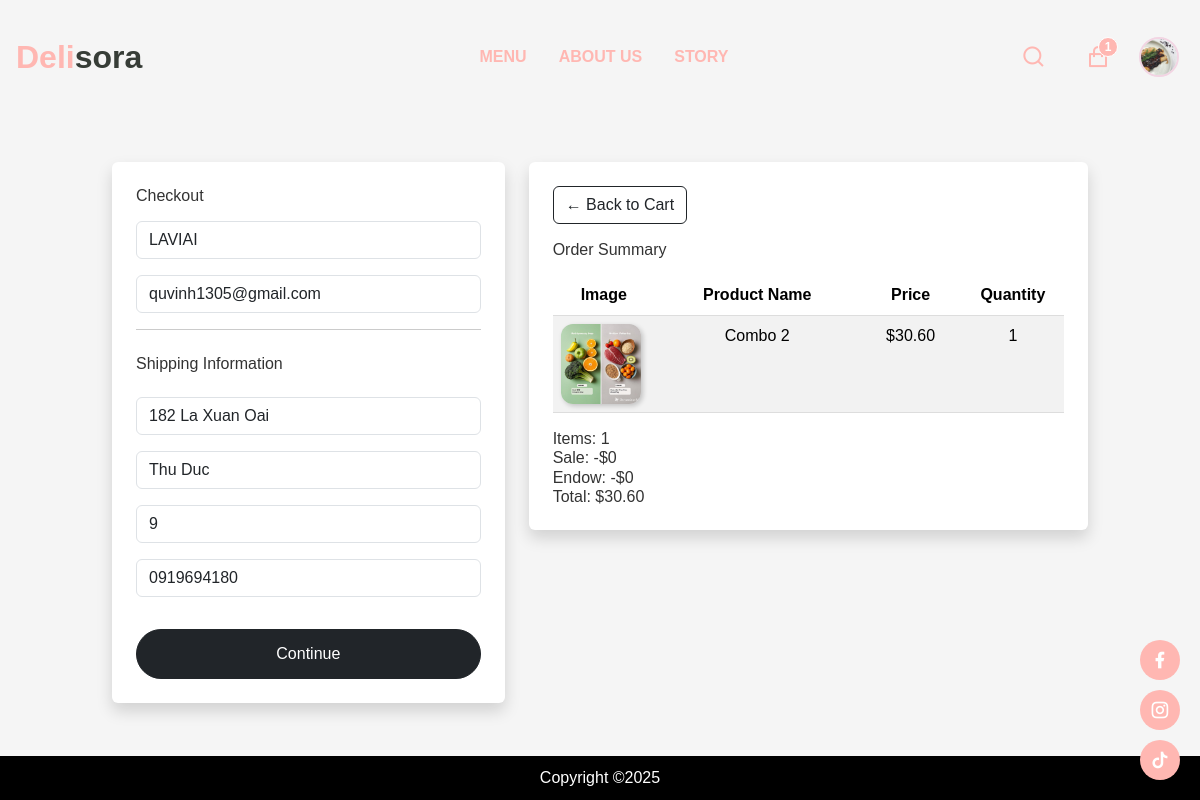
/checkout/ (signed in), run on an earlier commit of the app's database.
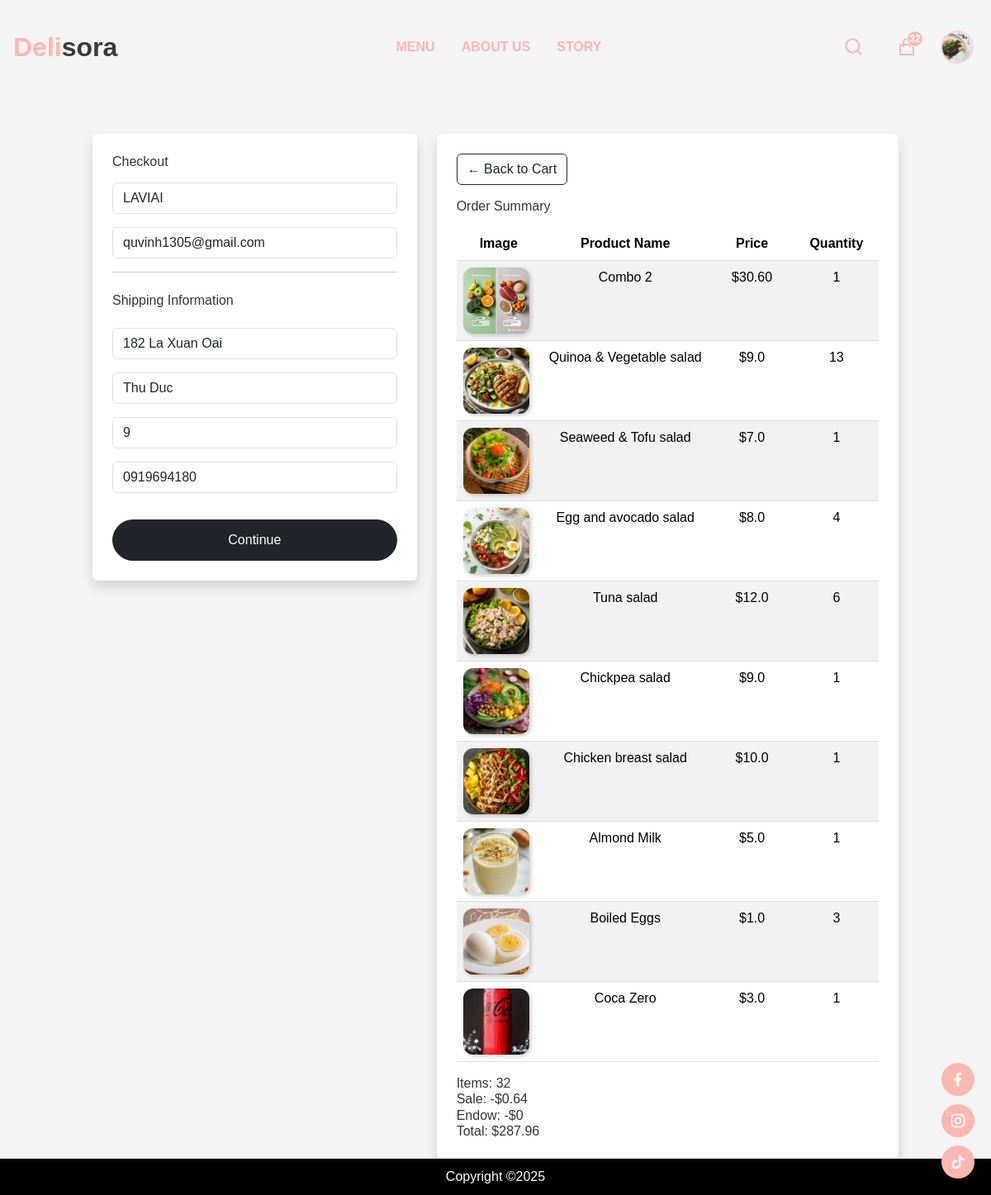
And on a later commit of the database.
### app/models.py (models this page shows, shortened)
class OrderItem(models.Model):
    product = models.ForeignKey(Product, on_delete=models.SET_NULL, blank=True, null=True)
    combo = models.ForeignKey(Combo, on_delete=models.SET_NULL, blank=True, null=True, related_name="order_items")
    order = models.ForeignKey(Order, on_delete=models.SET_NULL, blank=True, null=True)
    quantity = models.IntegerField(default=0, blank=True, null=True)
    date_added = models.DateTimeField(auto_now_add=True)
    @property
    def get_total(self):
        if self.combo:
            return self.combo.get_combo_price * self.quantity
        elif self.product:
            return self.product.final_price * self.quantity
        return 0

class BaseProduct(models.Model):
    name = models.CharField(max_length=200, null=True)
    image = models.ImageField(upload_to='products/', null=True, blank=True)
    detail = models.TextField(null=True, blank=True)
    description = models.TextField(null=True, blank=True)
    class Meta:
        abstract = True
    @property
    def imageURL(self):
        try:
            return self.image.url
        except:
            return ''

class Combo(BaseProduct):
    products = models.ManyToManyField(Product, through='ComboItem')
    discount_percentage = models.FloatField(default=0)
    @property
    def get_combo_price(self):
        total_price = sum(item.product.price * item.quantity for item in self.comboitem_set.all())
        discount_amount = (total_price * self.discount_percentage) / 100
        return Decimal(total_price - discount_amount).quantize(Decimal("0.01"), rounding=ROUND_HALF_UP)

class ComboItem(models.Model):
    combo = models.ForeignKey(Combo, on_delete=models.CASCADE)
    product = models.ForeignKey(Product, on_delete=models.CASCADE)
    quantity = models.PositiveIntegerField(default=1)

class Product(BaseProduct):
    category = models.ManyToManyField(Category, related_name='products')
    price = models.FloatField()
    digital = models.BooleanField(default=False, null=True, blank=False)
    calories = models.IntegerField(default=0)
    protein = models.FloatField(default=0)
    carbs = models.FloatField(default=0)
    fat = models.FloatField(default=0)
    sale = models.BooleanField(default=False)
    discount_percentage = models.FloatField(default=0, null=True, blank=True)
    sale_price = models.FloatField(default=0, null=True, blank=True)
    created_at = models.DateTimeField(auto_now_add=True) #New attribute
    @property
    def final_price(self):
        if self.sale:
            if self.sale_price and self.sale_price > 0:
                return self.sale_price
            elif self.discount_percentage and self.discount_percentage > 0:
                return Decimal(self.price) * (1 - Decimal(self.discount_percentage) / 100)
        return Decimal(self.price)

class Order(models.Model):
    PAYMENT_METHODS = [
        ('cash', 'Cash'),
        ('momo', 'Momo'),
        ('vnpay', 'VNPay'),
        ('bank', 'Bank Transfer'),
]
    customer = models.ForeignKey(Customer, on_delete=models.SET_NULL, blank=True, null=True)
    date_order = models.DateTimeField(auto_now_add=True)
    complete = models.BooleanField(default=False, null=True, blank=False)
    transaction_id = models.CharField(max_length=200, null=True)
    payment_method = models.CharField(max_length=20, choices=PAYMENT_METHODS, null=True, blank=True)
    is_paid = models.BooleanField(default=False)
    used_reward=models.BooleanField(default=False)
    is_scheduled = models.BooleanField(default=False)
    def __str__(self):
        return f"Order {self.id} - {'Paid' if self.is_paid else 'Pending'}"
    @property
    def get_cart_items(self):
        order_items = self.orderitem_set.all()
        return sum([item.quantity for item in order_items])
    @property
    def get_cart_total(self):
        order_items = self.orderitem_set.all()
        total = sum([Decimal(str(item.get_total)) for item in order_items], Decimal("0.00"))
        if self.used_reward:
            total *= Decimal("0.90")
        total = total.quantize(Decimal("0.01"), rounding=ROUND_HALF_UP)
        return max(total, Decimal("0.00"))
    @property
    def get_sale_discount_total(self):
        order_items = self.orderitem_set.all()
        total_discount = sum(
            [(Decimal(item.product.price) - Decimal(item.product.final_price)) * item.quantity for item in order_items
             if item.product and item.product.sale],
            Decimal("0.00")
        )
        return total_discount.quantize(Decimal("0.01"), rounding=ROUND_HALF_UP)
    @property
    def get_endow_discount_total(self):
        if self.used_reward:
            original_total = self.get_cart_total / Decimal("0.90")
            return (original_total * Decimal("0.10")).quantize(Decimal("0.01"), rounding=ROUND_HALF_UP)
        return Decimal("0.00")

### app/views/cart.py (the view, shortened to what this page needs)
# urls.py: path('checkout/', checkout, name='checkout'),
def checkout(request):
    initial_data = {}
    order = None
    if request.user.is_authenticated:
        print("DEBUG - Người dùng đã đăng nhập.")
        try:
            customer = Customer.objects.get(user=request.user)
            print(f"DEBUG - Lấy Customer thành công: {customer}")
            order = Order.objects.filter(customer=customer, complete=False).first()
            if order:
                print(f"DEBUG - Lấy Order thành công: {order}")
            else:
                print("DEBUG - Không tìm thấy Order chưa hoàn thành.")
            if order:
                shipping_address = ShippingAddress.objects.filter(customer=customer).first()
                if shipping_address:
                    print(f"DEBUG - Lấy địa chỉ thành công: {shipping_address}")
                    initial_data = {
                        'address': shipping_address.address,
                        'city': shipping_address.city,
                        'state': shipping_address.state,
                        'mobile': shipping_address.mobile,
                    }
                else:
                    print("DEBUG - Không tìm thấy địa chỉ cho Order này.")
        except Exception as e:
            print(f"DEBUG - Lỗi khi lấy thông tin người dùng đã đăng nhập: {str(e)}")
    if order:
        items = order.orderitem_set.all()
        print(f"DEBUG - Số lượng items trong Order: {len(items)}")
    else:
        items = []
    categories = Category.objects.filter(is_sub=False)
    context = {
        'categories': categories,
        'order': order,
        'items': items,
        'initial_data': initial_data,
    }
    print("DEBUG - Dữ liệu gửi về template:", context)
    return render(request, 'app/checkout.html', context)

### app/models.py (called while the page is built)
    def __str__(self):
        return self.name if self.name else f"Customer {self.id}"

    @property
    def imageURL(self):
        try:
            url = self.customer_image.url
        except:
            url = ''
        return url

    def __str__(self):
        return self.name

    def __str__(self):
        return self.address if self.address else "No Address"

### app/templates/app/checkout.html (shortened to what the changed rows need)
{% extends 'app/base.html' %}
{% load static %}
{% block content_checkout %}
<div class="container mt-5">
    <div class="row">
        <div class="col-lg-7">
            <div class="box-element p-4 shadow rounded">
                <a class="btn btn-outline-dark mb-3" href="{% url 'cart' %}">&#x2190; Back to Cart</a>
                <h4>Order Summary</h4>
                <table class="table table-striped mt-3">
                    <thead>
                        <tr>
                            <th style="width: 20%;">Image</th>
                            <th style="width: 40%;">Product Name</th>
                            <th style="width: 20%;">Price</th>
                            <th style="width: 20%;">Quantity</th>
                        </tr>
                    </thead>
                    <tbody>
                        {% for item in items %}
                        {% if item.combo %}
                        <tr>
                            <td><img class="cart-product-img" src="{{ item.combo.imageURL }}" alt="{{ item.combo.name }}" ></td>
                            <td>{{ item.combo.name }}</td>
                            <td>${{ item.combo.get_combo_price }}</td>
                            <td>{% if item.quantity >= 1 %}
                                    {{ item.quantity }}
                                {% endif %}</td>
                        </tr>
                        {% elif item.product %}
                        <tr>
                            <td><img class="cart-product-img" src="{{ item.product.imageURL }}" alt="{{ item.product.name }}" ></td>
                            <td>{{ item.product.name }}</td>
                            <td>${{ item.product.price }}</td>
                            <td>{{ item.quantity }}</td>
                        </tr>
                        {% endif %}
                        {% empty %}
                        <tr>
                            <td colspan="4" class="text-center">No items in cart</td>
                        </tr>
                        {% endfor %}
                    </tbody>
                </table>
                <h5 class="mt-3">Items: {{ order.get_cart_items|default:0 }}</h5>
                <h5>Sale: -${{ order.get_sale_discount_total|default:0 }}</h5>
                <h5>Endow: -${{ order.get_endow_discount_total|default:0 }}</h5>
                <h5>Total: ${{ order.get_cart_total|default:0 }}</h5>
            </div>
        </div>
    </div>
</div>
{% endblock content_checkout %}

### app/templates/app/base.html (shortened to what this page needs)
{% load static %}
<!DOCTYPE html>
<html lang="en">
  <head>
    <link href="https://cdn.jsdelivr.net/npm/bootstrap@5.3.3/dist/css/bootstrap.min.css" rel="stylesheet">
    <link href="https://getbootstrap.com/docs/5.3/assets/css/docs.css" rel="stylesheet">
    <link href="https://cdn.jsdelivr.net/npm/remixicon@4.1.0/fonts/remixicon.css" rel="stylesheet" />
      {% block extra_css %}
    <link rel="stylesheet" href="{% static 'app/css/styles.css' %}">
    {% endblock %}
    <script src="https://cdn.tailwindcss.com"></script>
  </head>
  <body class="{% block body_class %}{% endblock %}">
    <div class="main-container">
      <nav>
        <div class="nav__header">
          <div class="nav__logo">
            <a href="{% url 'home' %}">
              <span class="half1">Deli</span><span class="half2">sora</span>
            </a>
          </div>
        </div>
        <ul class="nav__links" id="nav-links">
          <li><a href="{% url 'menu' %}">MENU</a></li>
          <li><a href="{% url 'aboutus' %}">ABOUT US</a></li>
          <li><a href="{% url 'contact' %}">STORY</a></li>
        </ul>
        <div class="nav__btns">
          <button class="btn search-btn" id="openSearch">
              <i class="ri-search-line"></i>
          </button>
          <button class="btn cart-btn" onclick="window.location.href='{% url 'cart' %}'">
              <i class="ri-shopping-bag-line"></i>
              {% if request.user.is_authenticated %}
                  {% if request.cartItems > 0 %}
                      <span class="cart-count">{{ request.cartItems }}</span>
                  {% endif %}
              {% else %}
                  {% if request.session.cartItems > 0 %}
                      <span class="cart-count">{{ request.session.cartItems }}</span>
                  {% endif %}
              {% endif %}
          </button>
          {% if user.is_authenticated %}
          <div class="dropdown">
              <button class="btn p-0 border-0 position-relative" type="button" id="userDropdown" data-bs-toggle="dropdown">
                    <img src="{{ request.user.customer.imageURL|default:'https://bootdey.com/img/Content/avatar/avatar1.png' }}"
                         alt="Avatar" class="rounded-circle" width="40" height="40">
                </button>
            </div>
          {% else %}
          <a href="{% url 'login' %}" class="btn"><i class="ri-user-line"></i></a>
          {% endif %}
        </div>
      </nav>
      <div class="socials">
          <span><a href="https://www.facebook.com/" target="_blank"><i class="ri-facebook-fill"></i></a></span>
          <span><a href="https://www.instagram.com/" target="_blank"><i class="ri-instagram-line"></i></a></span>
          <span><a href="https://www.tiktok.com/" target="_blank"><i class="ri-tiktok-fill"></i></a></span>
      </div>
      <div class="container">
        {% block content_checkout %}{% endblock content_checkout %}
      </div>
      <footer>
        Copyright ©2025
      </footer>
    </div>
  </body>
</html>

What changed in the data, as far as the page shows it:
added OrderItem: product.imageURL (picture), product.name "Quinoa & Vegetable salad", product.price "9.0", quantity "13"
added OrderItem: product.imageURL (picture), product.name "Seaweed & Tofu salad", product.price "7.0", quantity "1"
added OrderItem: product.imageURL (picture), product.name "Egg and avocado salad", product.price "8.0", quantity "4"
added OrderItem: product.imageURL (picture), product.name "Tuna salad", product.price "12.0", quantity "6"
added OrderItem: product.imageURL (picture), product.name "Chickpea salad", product.price "9.0", quantity "1"
added OrderItem: product.imageURL (picture), product.name "Chicken breast salad", product.price "10.0", quantity "1"
added OrderItem: product.imageURL (picture), product.name "Almond Milk", product.price "5.0", quantity "1"
added OrderItem: product.imageURL (picture), product.name "Boiled Eggs", product.price "1.0", quantity "3"
added OrderItem: product.imageURL (picture), product.name "Coca Zero", product.price "3.0", quantity "1"
changed Order: get_cart_items "1" → "32"; get_sale_discount_total "0" → "0.64"; get_cart_total "30.60" → "287.96"
Also different on the page:
{{ request.cartItems }}: "1" → "32"
